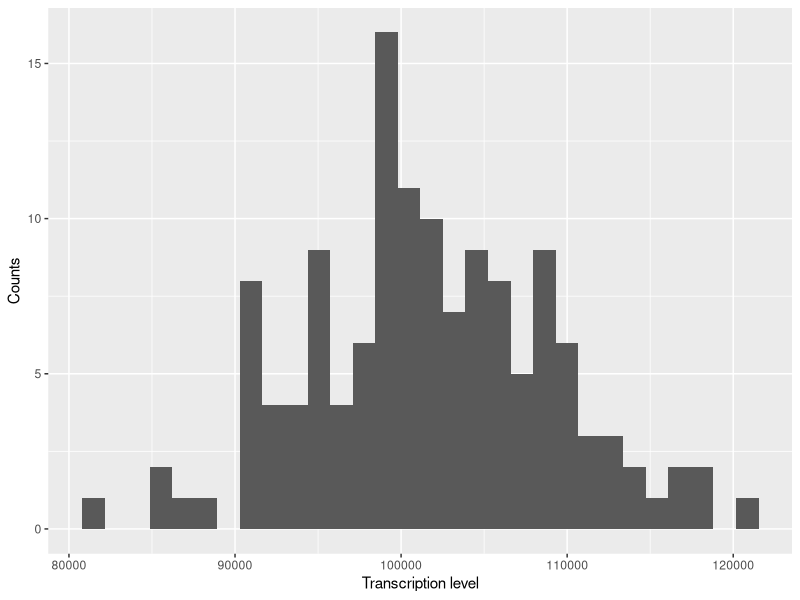
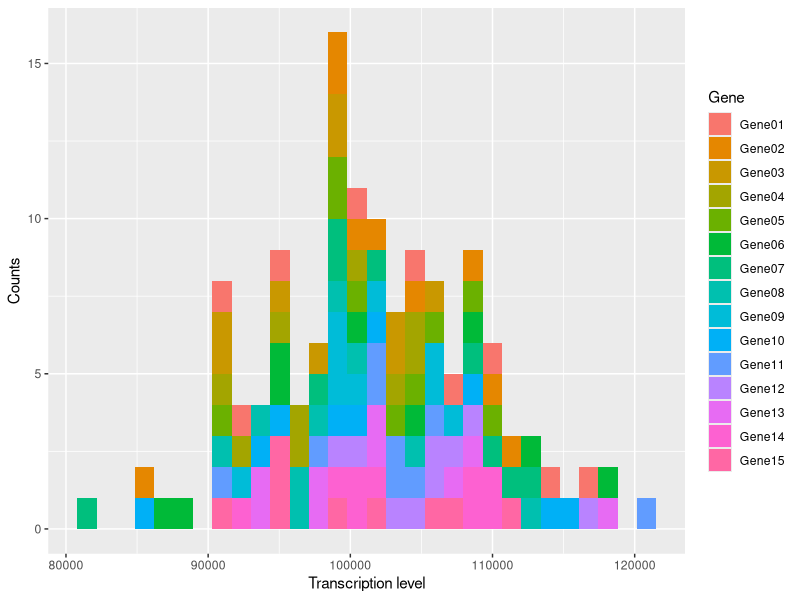
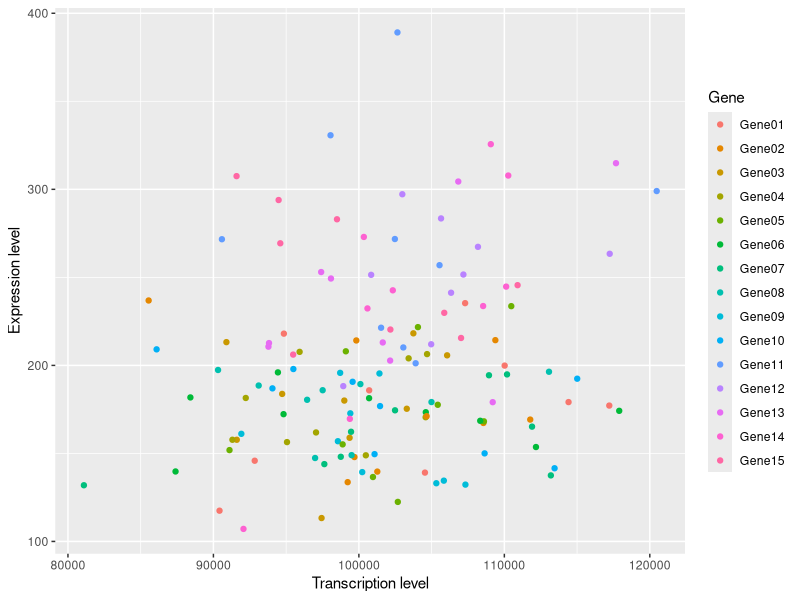
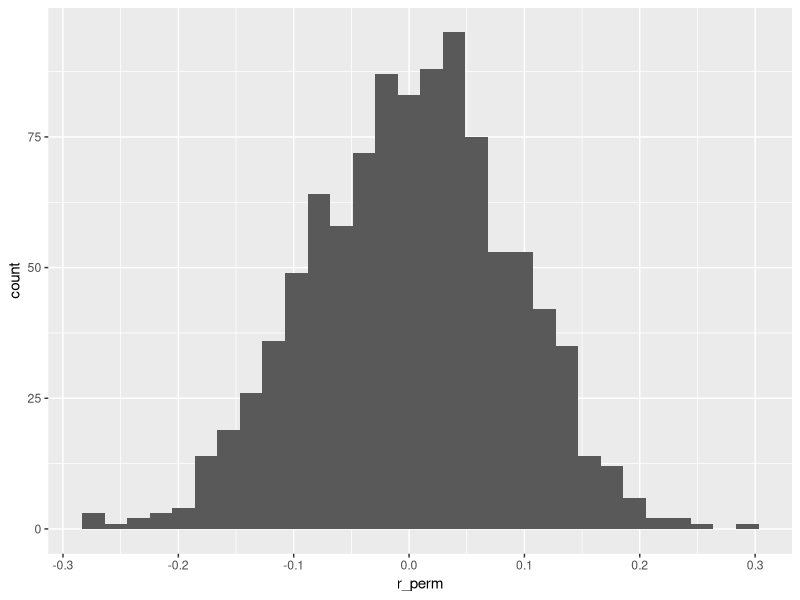
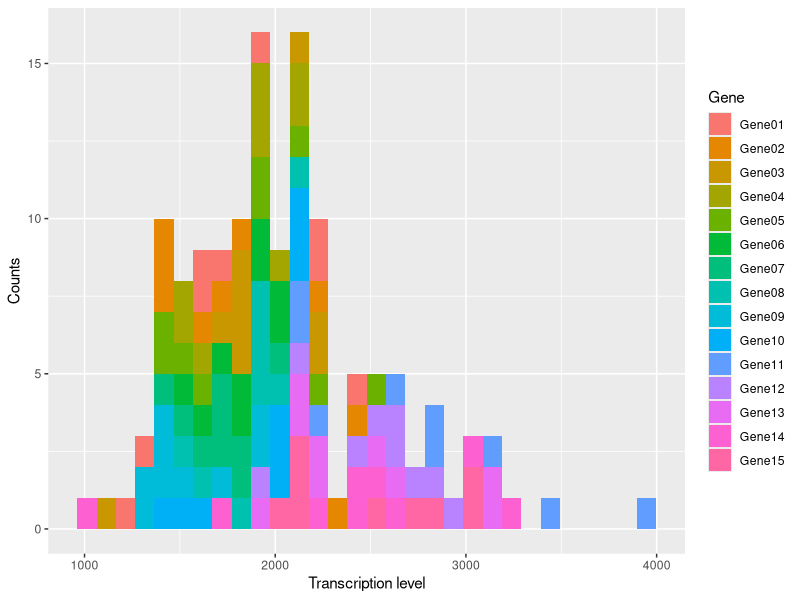
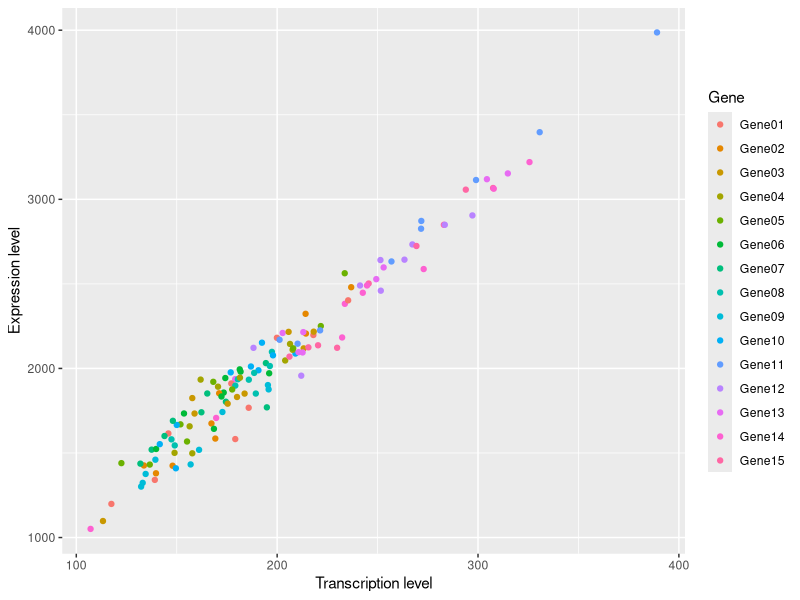
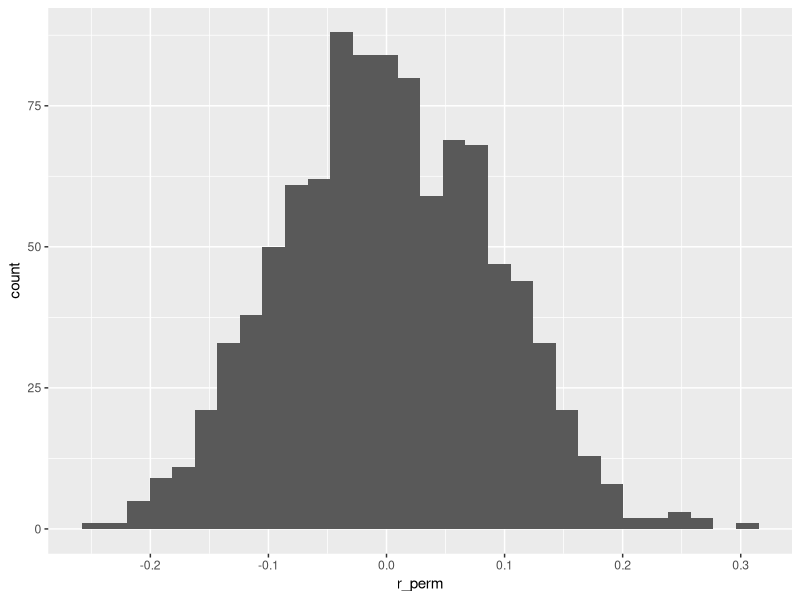

These charts were generated, in order, by the following R code:
## ---- chunk 1

knitr::opts_chunk$set(echo = TRUE)

library(ggplot2) # plotting library

## ---- chunk 2

# Using the read.csv() command import the GeneExpressionData.csv file
dummydata <- read.csv("Data/GeneExpressionData.csv", header = TRUE, sep = ",")

# View the data
View(dummydata)

## ---- chunk 3

# Use ggplot to make a histogram to view the distribution of the transcriptions levels
ggplot(data = dummydata, aes(x = MeanCountsTranscript)) +
  geom_histogram() +
  labs(x = "Transcription level",
       y = "Counts") 

# Add a fill color to distinguish between genes
ggplot(data = dummydata, aes(x = MeanCountsTranscript, fill = GeneNames)) +
  geom_histogram() +
  labs(x = "Transcription level",
       y = "Counts") +
  scale_fill_discrete(name = "Gene")

# Use ggplot to create a scatter plot comparing transcriptions and expression levels
# length for the species
# Use scale_color_discrete to edit the name and labels for your legend
ggplot(data = dummydata, aes(x = MeanCountsTranscript, y = MeanCounts, color = GeneNames)) +
  geom_point() +
  labs(x = "Transcription level",
       y = "Expression level") +
  scale_color_discrete(name = "Gene")

## ---- chunk 4

# cor() function to calculate the correlation coefficient
cor(dummydata$MeanCountsTranscript, dummydata$MeanCounts, # Variables between which we want to measure the association
    method = c("pearson") # Method
    ) 

## ---- chunk 5

# cor.test() function to calculate the correlation coefficient
# and the associated confidence interval
cor.test(dummydata$MeanCountsTranscript, dummydata$MeanCounts, # Variables between which we want to measure the association
         method = "pearson" # Method
         )

## ---- chunk 6

# cor() function to calculate the correlation coefficient
cor(dummydata$MeanCountsTranscript, dummydata$MeanCounts, # Variables between which we want to measure the association
    method = c("spearman") # Method
    ) 

# cor.test() function to calculate the correlation coefficient
# and the associated confidence interval
cor.test(dummydata$MeanCountsTranscript, dummydata$MeanCounts, # Variables between which we want to measure the association
         method = "spearman" # Method
         )

## ---- chunk 7

# Histogram of MeanActivity, colored by GeneNames
# Make sure the axis names and legend are explicit



# Scatter plot of MeanActivity ~ MeanCounts, colored by GenesNames
# Make sure the axis names and legend are explicit



# Pearson's correlation



# Spearman's ranked correlation



# Notice the difference (or not) between the outcome of the two tests


# Interpretation
print('This analysis suggest that gene expression levels and protein activity levels are / are not correlated. Hence, gene expression level is / is not a good predictor of protein activity.')

## ---- chunk 8

my_perm_corr_test = function(x, y, iter = 1000) {
  r_perm = array(dim = iter)
  for (i in 1:iter) { # seq(iter) same as 1:iter
    r_perm[i] = cor(x, sample(y))
  }
  r_real = cor(x, y)
  r_perm_abs = abs(r_perm)
  r_real_abs = abs(r_real)
  bigger_thans = r_real_abs > r_perm_abs
  p_grater_thans = mean(bigger_thans)
  pval = 1 - p_grater_thans
  rtn = list("r_perm" = r_perm,
             "pval" = pval,
             "r_real" = r_real)
  return(rtn)
}

## ---- chunk 9

# Execute the my_perm_corr_test() function
prmtst = my_perm_corr_test(dummydata$MeanCountsTranscript, dummydata$MeanCounts, iter = 1000)

# Visualize the distribution of the permutations
# The output of our permutation function is not a data frame so we must
# convert it to a data frame to plot in ggplot
ggplot(data.frame(prmtst), aes(r_perm)) +
  geom_histogram()

# Print the calculated p-value and correlation coefficient
prmtst$pval
prmtst$r_real 

## ---- chunk 10

# Execute the my_perm_corr_test() function



# Visualize the distribution of the permutations



# Print the calculated p-value and correlation coefficient



# Interpretation
print('This analysis suggest that gene expression levels and protein activity levels are / are not correlated. Hence, gene expression level is / is not a good predictor of protein activity.')

## ---- chunk 11

# Histogram of MeanActivity, colored by GeneNames
# Make sure the axis names and legend are explicit
ggplot(data = dummydata, aes(x = MeanActivity, fill = GeneNames)) +
  geom_histogram() +
  labs(x = "Transcription level",
       y = "Counts") +
  scale_fill_discrete(name = "Gene")

# Scatter plot of MeanActivity ~ MeanCounts, colored by GenesNames
# Make sure the axis names and legend are explicit
ggplot(data = dummydata, aes(x = MeanCounts, y = MeanActivity, color = GeneNames)) +
  geom_point() +
  labs(x = "Transcription level",
       y = "Expression level") +
  scale_color_discrete(name = "Gene")

# Pearson's correlation
cor.test(dummydata$MeanCounts, dummydata$MeanActivity, 
         method = "pearson" 
         )

# Spearman's ranked correlation
cor.test(dummydata$MeanCounts, dummydata$MeanActivity, 
         method = "spearman" 
         )

# We prefer the function cor.test because it also report the confidence interval
# of the correlation coefficient

# Notice the difference (or not) between the outcome of the two tests

# Interpretation
print('This analysis suggest that gene expression levels and protein activity levels are correlated. Hence, gene expression level is a good predictor of protein activity.')

## ---- chunk 12

# Execute the my_perm_corr_test() function
prmtst = my_perm_corr_test(dummydata$MeanActivity, dummydata$MeanCounts, iter = 1000)

# Visualize the distribution of the permutations
ggplot(data.frame(prmtst), aes(r_perm)) +
  geom_histogram()

# Print the calculated p-value and correlation coefficient
prmtst$pval
prmtst$r_real 

# Interpretation
print('This analysis suggest that gene expression levels and protein activity levels are correlated. Hence, gene expression level is a good predictor of protein activity.')

